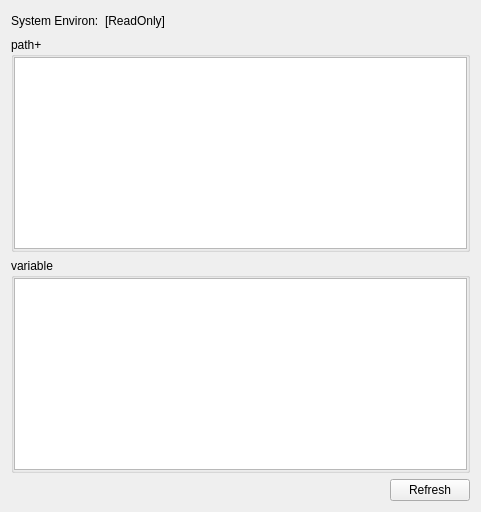
      <widget class="QWidget" name="pageSystem">
       <layout class="QVBoxLayout" name="verticalLayout_3">
        <item>
         <widget class="QWidget" name="widget_15" native="true">
          <layout class="QHBoxLayout" name="horizontalLayout_26">
           <property name="leftMargin">
            <number>0</number>
           </property>
           <property name="topMargin">
            <number>0</number>
           </property>
           <property name="rightMargin">
            <number>0</number>
           </property>
           <property name="bottomMargin">
            <number>0</number>
           </property>
           <item>
            <widget class="QLabel" name="label_7">
             <property name="text">
              <string>System Environ:</string>
             </property>
            </widget>
           </item>
           <item>
            <widget class="QLabel" name="label_12">
             <property name="text">
              <string>[ReadOnly]</string>
             </property>
            </widget>
           </item>
           <item>
            <spacer name="horizontalSpacer_12">
             <property name="orientation">
              <enum>Qt::Horizontal</enum>
             </property>
             <property name="sizeHint" stdset="0">
              <size>
               <width>40</width>
               <height>20</height>
              </size>
             </property>
            </spacer>
           </item>
          </layout>
         </widget>
        </item>
        <item>
         <widget class="QGroupBox" name="groupBox_15">
          <property name="title">
           <string>path+</string>
          </property>
          <layout class="QHBoxLayout" name="horizontalLayout_24">
           <property name="leftMargin">
            <number>0</number>
           </property>
           <property name="topMargin">
            <number>0</number>
           </property>
           <property name="rightMargin">
            <number>0</number>
           </property>
           <property name="bottomMargin">
            <number>0</number>
           </property>
           <item>
            <widget class="QTextEdit" name="textEditSystemPath"/>
           </item>
          </layout>
         </widget>
        </item>
        <item>
         <widget class="QGroupBox" name="groupBox_16">
          <property name="title">
           <string>variable</string>
          </property>
          <layout class="QHBoxLayout" name="horizontalLayout_25">
           <property name="leftMargin">
            <number>0</number>
           </property>
           <property name="topMargin">
            <number>0</number>
           </property>
           <property name="rightMargin">
            <number>0</number>
           </property>
           <property name="bottomMargin">
            <number>0</number>
           </property>
           <item>
            <widget class="QTextEdit" name="textEditSystemEnv"/>
           </item>
          </layout>
         </widget>
        </item>
        <item>
         <widget class="QWidget" name="widget_3" native="true">
          <layout class="QHBoxLayout" name="horizontalLayout_3">
           <property name="leftMargin">
            <number>0</number>
           </property>
           <property name="topMargin">
            <number>0</number>
           </property>
           <property name="rightMargin">
            <number>0</number>
           </property>
           <property name="bottomMargin">
            <number>0</number>
           </property>
           <item>
            <spacer name="horizontalSpacer_2">
             <property name="orientation">
              <enum>Qt::Horizontal</enum>
             </property>
             <property name="sizeHint" stdset="0">
              <size>
               <width>379</width>
               <height>20</height>
              </size>
             </property>
            </spacer>
           </item>
           <item>
            <widget class="QPushButton" name="btnRefreshSystem">
             <property name="text">
              <string>Refresh</string>
             </property>
            </widget>
           </item>
          </layout>
         </widget>
        </item>
       </layout>
      </widget>
